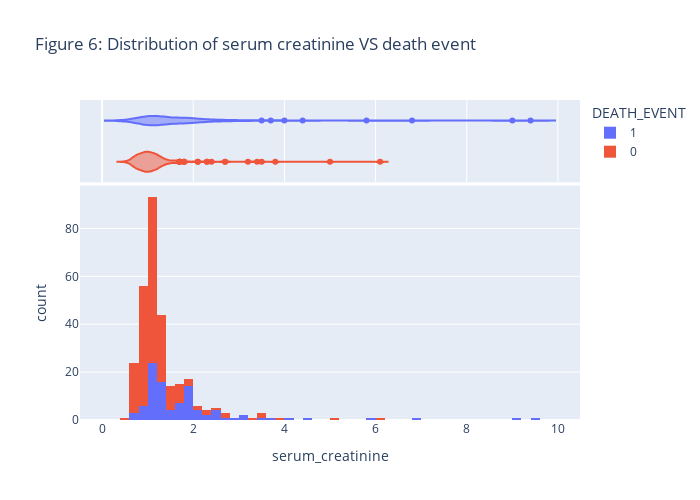

Source (notebook cell):
### Markdown cell above
#### Analysis of serum_creatinine in survival status

### Code cell
plot_histogram(heart_data, 'serum_creatinine', 'DEATH_EVENT', NBINS, "violin",'Figure 6: Distribution of serum creatinine VS death event')

### Figure 1 — Plotly figure (JSON) as saved in the notebook; plotly's stock layout.template omitted (floating-point values rounded to 4 significant figures; data arrays with more than 128 entries replaced by an {"elided": "..."} marker saying what was removed)
{"data": [{"xaxis": "x", "bingroup": "x", "nbinsx": 50, "marker": {"color": "#636efa"}, "alignmentgroup": "True", "legendgroup": "1", "offsetgroup": "1", "type": "histogram", "showlegend": true, "name": "1", "hovertemplate": "DEATH_EVENT=1<br>serum_creatinine=%{x}<br>count=%{y}<extra></extra>", "orientation": "v", "x": [1.9, 1.1, 1.3, 1.9, 2.7, 2.1, 1.2, 1.1, 1.5, 9.4, 4.0, 0.9, 1.1, 1.1, 1.3, 0.9, 0.8, 1.0, 1.9, 1.6, 0.9, 1.83, 1.9, 1.0, 1.3, 5.8, 1.2, 1.83, 3.0, 1.0, 1.0, 3.5, 1.0, 1.0, 3.0, 1.83, 1.2, 1.2, 1.1, 1.9, 0.9, 0.6, 4.4, 1.0, 1.0, 1.4, 6.8, 1.0, 2.2, 2.0, 1.1, 1.3, 1.0, 2.3, 1.0, 2.9, 1.3, 1.0, 1.2, 1.83, 1.0, 1.2, 0.7, 2.5, 1.0, 1.7, 1.7, 1.2, 1.3, 1.83, 3.7, 2.1, 1.1, 1.7, 1.83, 2.5, 0.9, 1.1, 1.3, 2.4, 1.0, 1.2, 2.5, 1.2, 1.5, 0.6, 2.1, 1.6, 1.8, 1.6, 9.0, 1.83, 1.7, 1.1, 1.4, 1.83], "yaxis": "y"}, {"xaxis": "x2", "alignmentgroup": "True", "marker": {"color": "#636efa"}, "offsetgroup": "1", "type": "violin", "showlegend": false, "hovertemplate": "DEATH_EVENT=1<br>serum_creatinine=%{x}<extra></extra>", "name": "1", "legendgroup": "1", "x": [1.9, 1.1, 1.3, 1.9, 2.7, 2.1, 1.2, 1.1, 1.5, 9.4, 4.0, 0.9, 1.1, 1.1, 1.3, 0.9, 0.8, 1.0, 1.9, 1.6, 0.9, 1.83, 1.9, 1.0, 1.3, 5.8, 1.2, 1.83, 3.0, 1.0, 1.0, 3.5, 1.0, 1.0, 3.0, 1.83, 1.2, 1.2, 1.1, 1.9, 0.9, 0.6, 4.4, 1.0, 1.0, 1.4, 6.8, 1.0, 2.2, 2.0, 1.1, 1.3, 1.0, 2.3, 1.0, 2.9, 1.3, 1.0, 1.2, 1.83, 1.0, 1.2, 0.7, 2.5, 1.0, 1.7, 1.7, 1.2, 1.3, 1.83, 3.7, 2.1, 1.1, 1.7, 1.83, 2.5, 0.9, 1.1, 1.3, 2.4, 1.0, 1.2, 2.5, 1.2, 1.5, 0.6, 2.1, 1.6, 1.8, 1.6, 9.0, 1.83, 1.7, 1.1, 1.4, 1.83], "yaxis": "y2", "scalegroup": "x"}, {"xaxis": "x", "bingroup": "x", "nbinsx": 50, "marker": {"color": "#EF553B"}, "alignmentgroup": "True", "legendgroup": "0", "offsetgroup": "0", "type": "histogram", "showlegend": true, "name": "0", "hovertemplate": "DEATH_EVENT=0<br>serum_creatinine=%{x}<br>count=%{y}<extra></extra>", "orientation": "v", "x": {"elided": "203 float values"}, "yaxis": "y"}, {"xaxis": "x2", "alignmentgroup": "True", "marker": {"color": "#EF553B"}, "offsetgroup": "0", "type": "violin", "showlegend": false, "hovertemplate": "DEATH_EVENT=0<br>serum_creatinine=%{x}<extra></extra>", "name": "0", "legendgroup": "0", "x": {"elided": "203 float values"}, "yaxis": "y2", "scalegroup": "x"}], "layout": {"xaxis": {"domain": [0.0, 1.0], "title": {"text": "serum_creatinine"}, "anchor": "y"}, "height": 500, "title": {"text": "Figure 6: Distribution of serum creatinine VS death event"}, "width": 700, "legend": {"tracegroupgap": 0, "title": {"text": "DEATH_EVENT"}}, "yaxis2": {"domain": [0.7426, 1.0], "showline": false, "showgrid": false, "matches": "y2", "showticklabels": false, "ticks": "", "anchor": "x2"}, "yaxis": {"domain": [0.0, 0.7326], "title": {"text": "count"}, "anchor": "x"}, "barmode": "relative", "xaxis2": {"domain": [0.0, 1.0], "matches": "x", "showgrid": true, "showticklabels": false, "anchor": "y2"}}}
